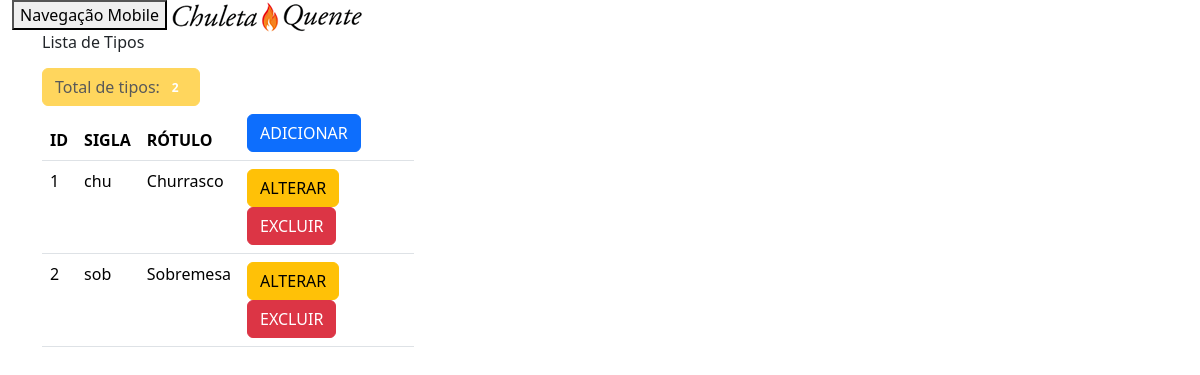
/admin/tipos_lista.php (signed in), run on the app's committed database.
### tables this page shows
CREATE TABLE tbtipos(
	id_tipo INT NOT NULL,
    sigla_tipo VARCHAR(3) NOT NULL,
    rotulo_tipo VARCHAR(15) NOT NULL
);

### admin/tipos_lista.php (the view, shortened to what this page needs)
<?php
include("../Connections/conn_produtos.php");
$consulta   =   "
                SELECT  *
                FROM    tbtipos
                ORDER BY rotulo_tipo ASC;
                ";
$lista  =   $conn_produtos->query($consulta);
$row    =   $lista->fetch_assoc();
$totalRows  =   ($lista)->num_rows;
?>
<!DOCTYPE html>
<html lang="pt-br">
<head>
    <link rel="stylesheet" href="../css/bootstrap.min.css">
    <link rel="stylesheet" href="../css/meu_estilo.css">
</head>
<body class="fundofixo">
<?php include("menu_adm.php"); ?>
<main class="container">
<div class="col-xs-12 col-sm-offset-2 col-sm-8 col-md-offset-4 col-md-4">
    <h1 class="breadcrumb alert-warning">Lista de Tipos</h1>
    <div class="btn btn-warning disabled">
        Total de tipos:
        <small class="badge"><?php echo $totalRows; ?></small>
    </div>
    <table class="table table-hover table-condensed tbopacidade">
        <thead>
            <tr>
                <th class="hidden">ID</th>
                <th>SIGLA</th>
                <th>RÓTULO</th>
                <th>
                    <a
                        href="tipos_insere.php"
                        target="_self"
                        class="btn btn-primary btn-xs btn-block"
                    >
                        <span class="hidden-xs">ADICIONAR<br></span>
                    </a>
                </th>
            </tr>
        </thead>
        <tbody>
            <?php do{ ?>
            <tr>
                <td class="hidden"><?php echo $row['id_tipo']; ?></td>
                <td><?php echo $row['sigla_tipo']; ?></td>
                <td><?php echo $row['rotulo_tipo']; ?></td>
                <td>
                    <a
                        href="tipos_atualiza.php?id_tipo=<?php echo $row['id_tipo']; ?>"
                        target="_self"
                        class="btn btn-warning btn-xs btn-block"
                    >
                        <span class="hidden-xs">ALTERAR<br></span>
                    </a>
                    <button
                        class="btn btn-danger btn-xs btn-block delete"
                        data-nome="<?php echo $row['rotulo_tipo']; ?>"
                        data-id="<?php echo $row['id_tipo']; ?>"
                    >
                        <span class="hidden-xs">EXCLUIR<br></span>
                    </button>
                </td>
            </tr>
            <?php } while ($row = $lista->fetch_assoc()); ?>
        </tbody>
    </table>
</div>
</main>
</body>
</html>

### css/meu_estilo.css (style rules this page uses)
.fundofixo { background: url(../imagens/bg_fogo.jpg) no-repeat fixed; background-size: cover; -webkit-background-size: cover; }
.tbopacidade { background-color: rgba(255, 255, 255,0.6); }
html { margin-bottom: 0px; padding-bottom: 0px; }
body { margin-bottom: 0px; padding-bottom: 0px; }

### data on the page
tbtipos: id_tipo "1", sigla_tipo "chu", rotulo_tipo "Churrasco"
tbtipos: id_tipo "2", sigla_tipo "sob", rotulo_tipo "Sobremesa"

### other printed values
$totalRows "2"
